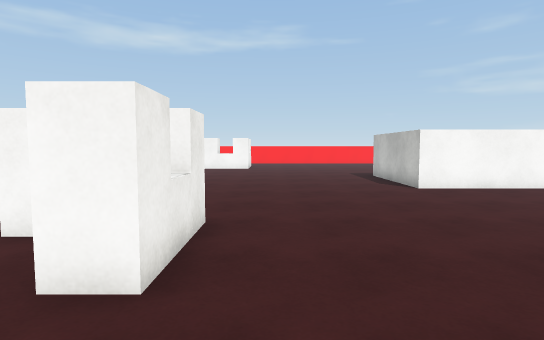
view 1 (above)

19 first-person views from a walk through a 3-D level made in the Unity game engine. The camera is 1.4 m above the floor, tilts 4° down and sees 80° across. The floor is counted in squares, 1 m on a side. Each view is taken from the middle of a square. On the plan, view 1 faces up. The plan holds only what a view shows up to about 15 squares ahead; the rest is blank. The player character is not drawn. Surface patterns are stand-ins for the level's own textures.

view 2
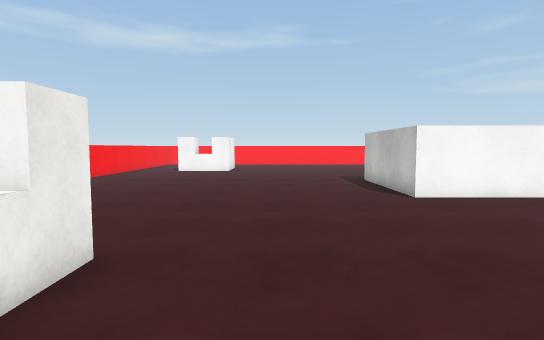

view 3
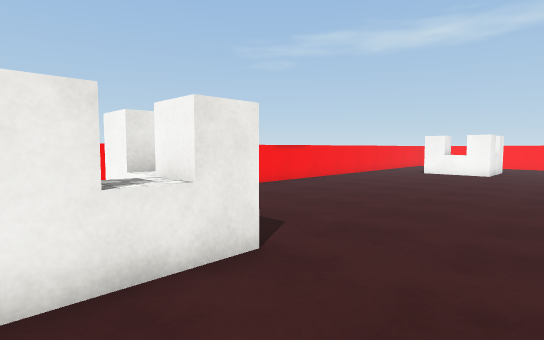

view 4
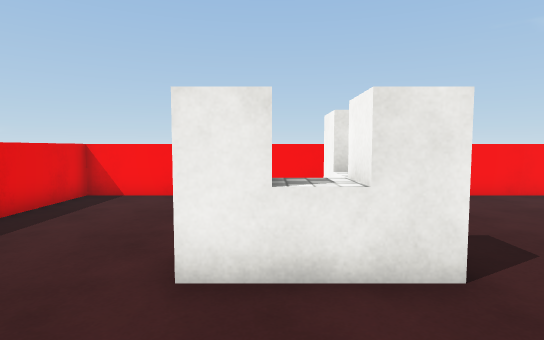

view 5
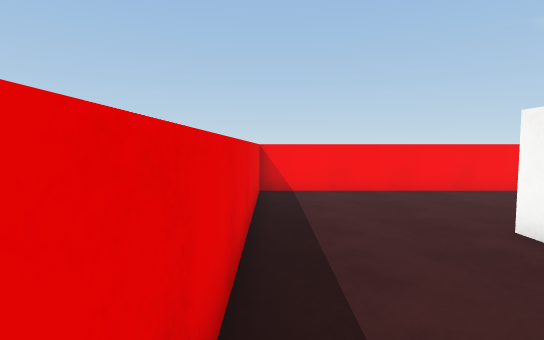

view 6
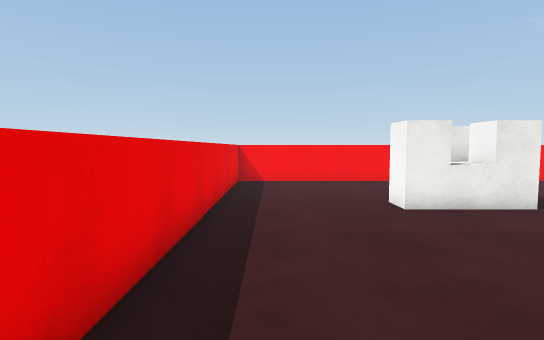

view 7
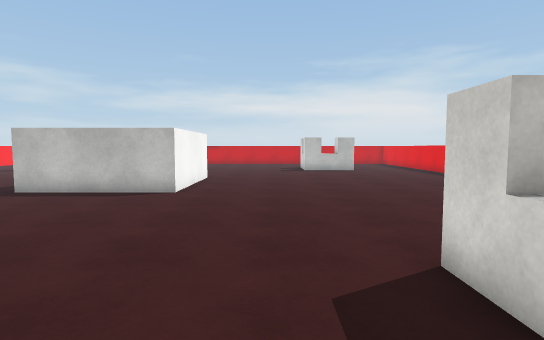

view 8
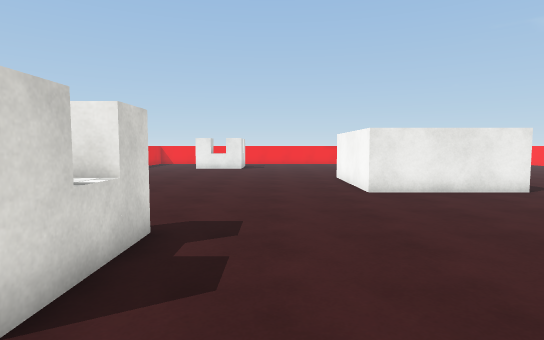

view 9
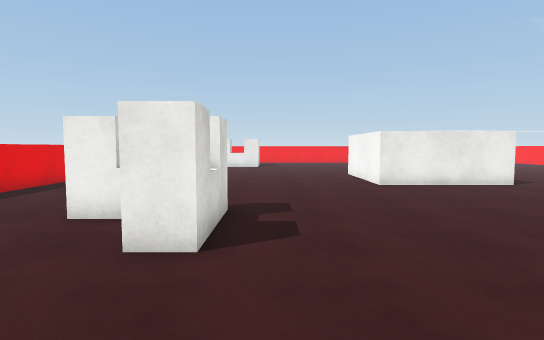

view 10
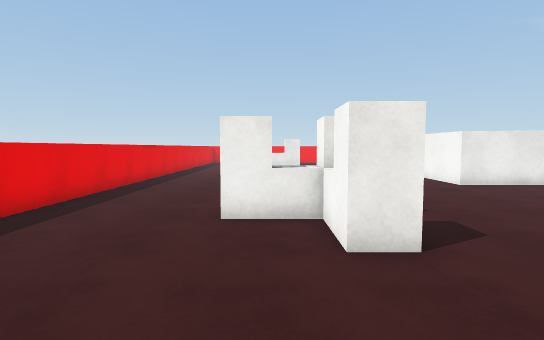

view 11
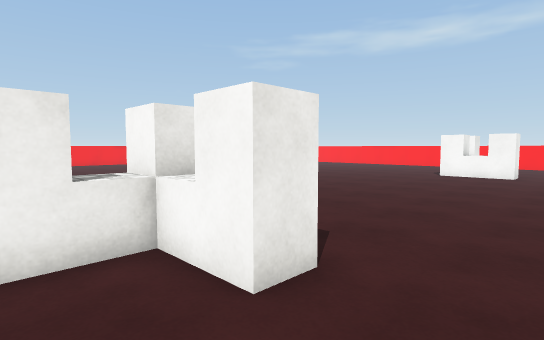

view 12
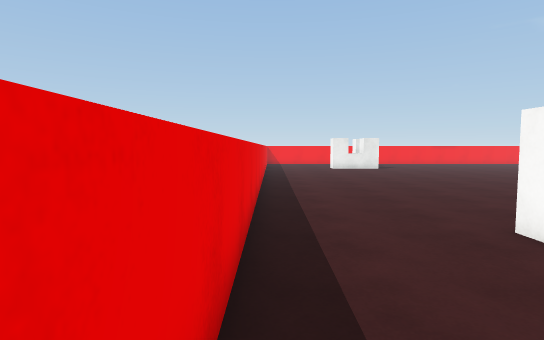

view 13
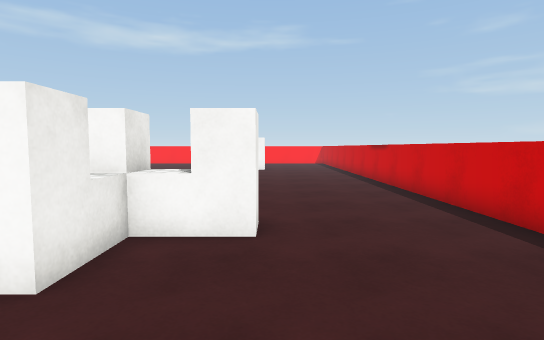

view 14
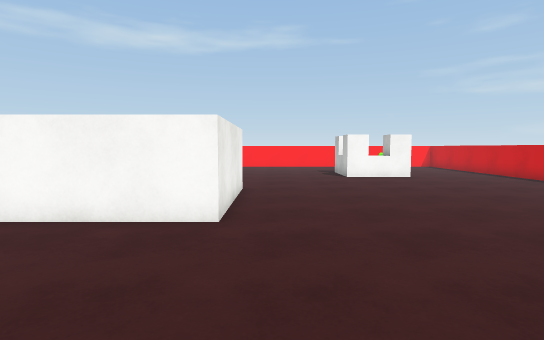

view 15
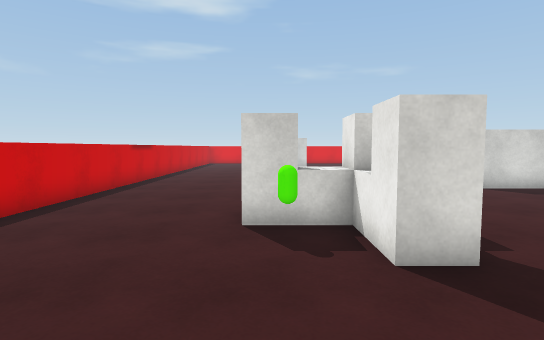

view 16
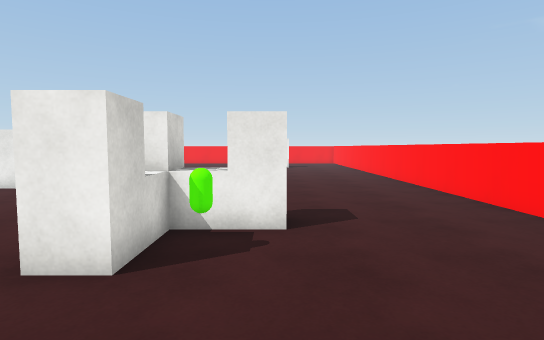

view 17
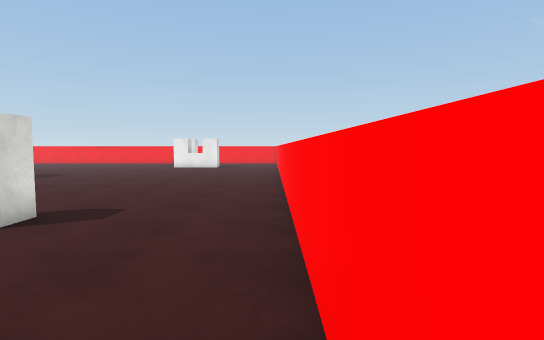

view 18
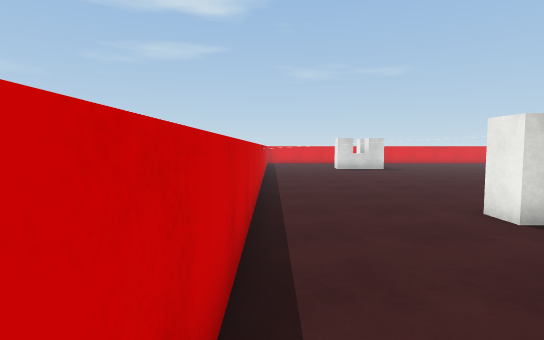

view 19
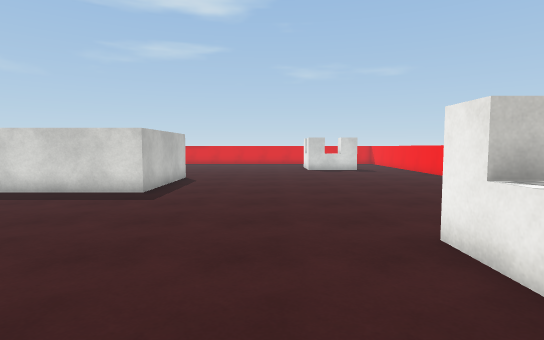

### Floor plan
Points are (right, up) in squares from view 1. A wall is a line through its corners. A room is listed if a view was taken in it or the views show most of it. See-through windows are left out.
Room 1 (views 1, 2, 3, 4, 5, 6, 7, 8, 9, 10, 11, 12, 13, 14, 15, 16, 17, 18, 19)
walls: (5, 16) (10, 16) (10, 11) (5, 11) (5, 16); (-7.4, 14.9) (-7.4, 9.7); (-7.4, 7) (-7.4, -1.4) (5.4, -1.4); (20.6, 28.4) (6, 28.4); (6.8, -1.4) (19.6, -1.4); (22.4, 5.1) (22.4, 26.6)
objects: barrier (-4, 3) to (-1, 6); barrier (-2, 21) to (-2, 23); barrier (15, 3) to (18, 6); barrier (15, 20) to (17, 23); green capsule (17, 22)

Where each view was taken, in squares from view 1:
view 1: 0 up, 0 right, facing up
view 2: 2 up, 1 right, facing up
view 3: 3 up, 2 right, facing up-left
view 4: 4 up, 2 right, facing left
view 5: 1 down, 3 right, facing left
view 6: 0 up, 6 right, facing left
view 7: 8 up, 5 left, facing right
view 8: 8 up, 20 right, facing left
view 9: 7 up, 22 right, facing left
view 10: 4 up, 22 right, facing left
view 11: 3 up, 20 right, facing up-left
view 12: 1 down, 20 right, facing left
view 13: 0 up, 18 right, facing up
view 14: 5 up, 11 right, facing up
view 15: 27 up, 17 right, facing down
view 16: 23 up, 21 right, facing left
view 17: 28 up, 21 right, facing left
view 18: 27 up, 22 right, facing down
view 19: 26 up, 1 right, facing down
